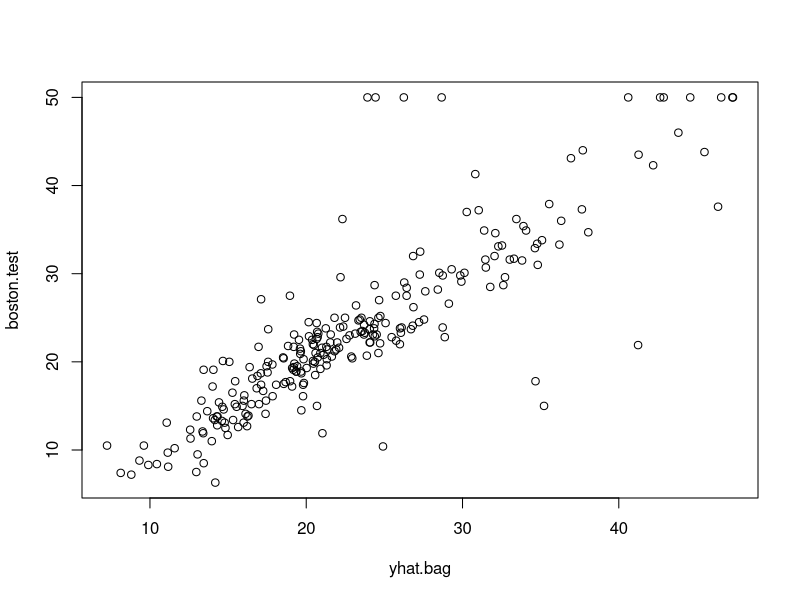
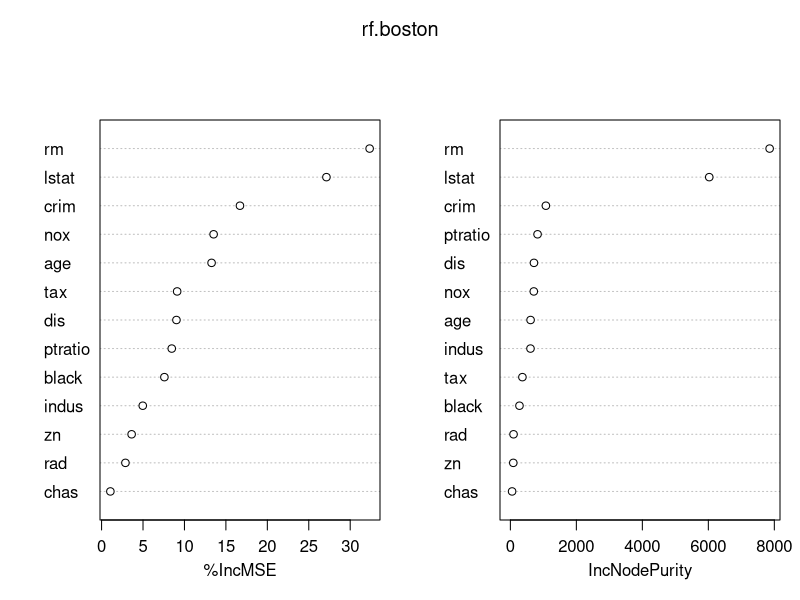

The R script that drew these images, in order:
## ---- chunk 1
library(MASS)
set.seed(1)
names(Boston)
train = sample(1:nrow(Boston),nrow(Boston)/2)
boston.test=Boston[-train,"medv"]
## ---- chunk 2
library(randomForest)
set.seed(1)
bag.boston = randomForest(medv~., data=Boston, subset=train, mtry=13, importance=TRUE)
bag.boston
## ---- chunk 3
yhat.bag = predict(bag.boston, newdata = Boston[-train,])
plot(yhat.bag,boston.test)
mean((yhat.bag-boston.test)^2)
## ---- chunk 4
bag.boston = randomForest(medv~.,data = Boston, subset=train, mtry=13, ntree=25)
yhat.bag = predict(bag.boston,newdata = Boston[-train,])
mean((yhat.bag-boston.test)^2)
## ---- chunk 5
set.seed(1)
rf.boston = randomForest(medv~.,data=Boston,subset=train,mtry=6,importance = TRUE)
yhat.rf = predict(rf.boston,newdata = Boston[-train,])
mean((yhat.rf-boston.test)^2)
## ---- chunk 6
varImpPlot(rf.boston)
importance(rf.boston)
